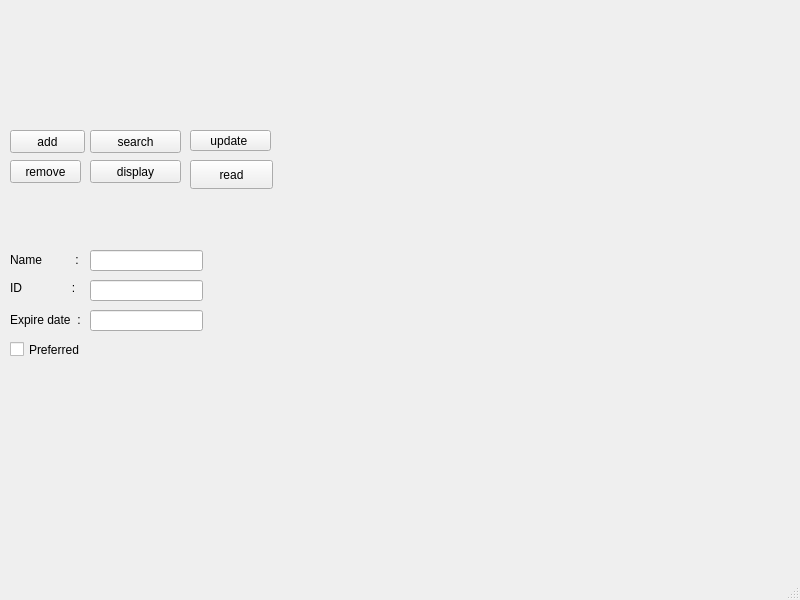
<?xml version="1.0" encoding="UTF-8"?>
<ui version="4.0">
 <class>MainWindow</class>
 <widget class="QMainWindow" name="MainWindow">
  <property name="geometry">
   <rect>
    <x>0</x>
    <y>0</y>
    <width>800</width>
    <height>600</height>
   </rect>
  </property>
  <property name="windowTitle">
   <string>MainWindow</string>
  </property>
  <widget class="QWidget" name="centralwidget">
   <widget class="QPushButton" name="addButton">
    <property name="geometry">
     <rect>
      <x>10</x>
      <y>130</y>
      <width>75</width>
      <height>23</height>
     </rect>
    </property>
    <property name="text">
     <string>add</string>
    </property>
   </widget>
   <widget class="QPushButton" name="removeButton">
    <property name="geometry">
     <rect>
      <x>10</x>
      <y>160</y>
      <width>71</width>
      <height>23</height>
     </rect>
    </property>
    <property name="text">
     <string>remove</string>
    </property>
   </widget>
   <widget class="QPushButton" name="searchButton">
    <property name="geometry">
     <rect>
      <x>90</x>
      <y>130</y>
      <width>91</width>
      <height>23</height>
     </rect>
    </property>
    <property name="text">
     <string>search</string>
    </property>
   </widget>
   <widget class="QPushButton" name="displayButton">
    <property name="geometry">
     <rect>
      <x>90</x>
      <y>160</y>
      <width>91</width>
      <height>23</height>
     </rect>
    </property>
    <property name="text">
     <string>display</string>
    </property>
   </widget>
   <widget class="QLineEdit" name="nameInput">
    <property name="geometry">
     <rect>
      <x>90</x>
      <y>250</y>
      <width>113</width>
      <height>21</height>
     </rect>
    </property>
    <property name="text">
     <string/>
    </property>
   </widget>
   <widget class="QLineEdit" name="idInput">
    <property name="geometry">
     <rect>
      <x>90</x>
      <y>280</y>
      <width>113</width>
      <height>21</height>
     </rect>
    </property>
    <property name="text">
     <string/>
    </property>
   </widget>
   <widget class="QLineEdit" name="expiryInput">
    <property name="geometry">
     <rect>
      <x>90</x>
      <y>310</y>
      <width>113</width>
      <height>21</height>
     </rect>
    </property>
    <property name="text">
     <string/>
    </property>
   </widget>
   <widget class="QCheckBox" name="typeInput">
    <property name="geometry">
     <rect>
      <x>10</x>
      <y>340</y>
      <width>91</width>
      <height>19</height>
     </rect>
    </property>
    <property name="text">
     <string>Preferred</string>
    </property>
   </widget>
   <widget class="QLabel" name="label">
    <property name="geometry">
     <rect>
      <x>10</x>
      <y>250</y>
      <width>81</width>
      <height>20</height>
     </rect>
    </property>
    <property name="text">
     <string>Name          :</string>
    </property>
   </widget>
   <widget class="QLabel" name="label_2">
    <property name="geometry">
     <rect>
      <x>10</x>
      <y>280</y>
      <width>91</width>
      <height>16</height>
     </rect>
    </property>
    <property name="text">
     <string>ID               :</string>
    </property>
   </widget>
   <widget class="QLabel" name="label_3">
    <property name="geometry">
     <rect>
      <x>10</x>
      <y>310</y>
      <width>71</width>
      <height>20</height>
     </rect>
    </property>
    <property name="text">
     <string>Expire date  : </string>
    </property>
   </widget>
   <widget class="QPushButton" name="pushButton">
    <property name="geometry">
     <rect>
      <x>190</x>
      <y>130</y>
      <width>81</width>
      <height>21</height>
     </rect>
    </property>
    <property name="text">
     <string>update </string>
    </property>
   </widget>
   <widget class="QPushButton" name="readButton">
    <property name="geometry">
     <rect>
      <x>190</x>
      <y>160</y>
      <width>83</width>
      <height>29</height>
     </rect>
    </property>
    <property name="text">
     <string>read</string>
    </property>
   </widget>
  </widget>
  <widget class="QMenuBar" name="menubar">
   <property name="geometry">
    <rect>
     <x>0</x>
     <y>0</y>
     <width>800</width>
     <height>25</height>
    </rect>
   </property>
  </widget>
  <widget class="QStatusBar" name="statusbar"/>
 </widget>
 <resources/>
 <connections/>
</ui>
